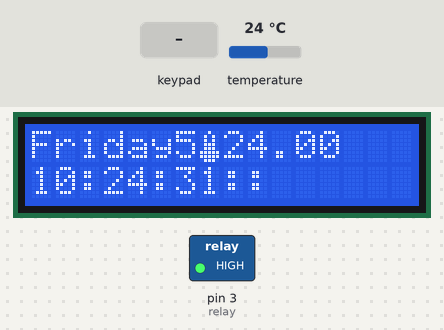
This sketch was run on a simulated Arduino Uno, built with avr-gcc and run on an emulated ATmega328P. Shown: 16×2 character LCD, switched loads named in the sketch (green lamp = pin HIGH). The inputs (shaded band) are chosen by the test bench; at power-on: temperature 24 °C. The local clock reads 2024-03-15 10:24:30 at power-on unless the sketch sets it; EEPROM starts erased; what the sketch prints to the serial monitor is not drawn.

Above: at 1.2 s.
1.3 s: key '#' pressed
At 3.8 s:
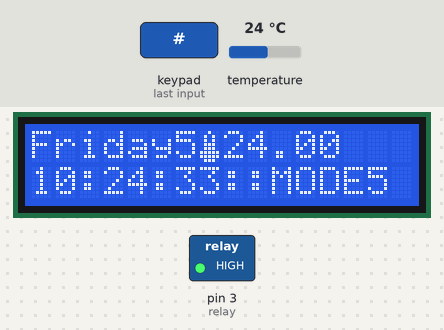
4.3 s: keypad keys 8 7 6 5 A pressed 0.4 s apart
At 6.7 s:
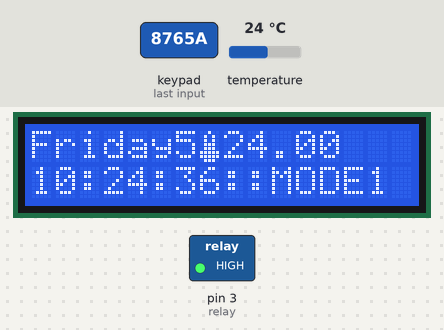
7.8 s: temperature set to 12 °C
At 8.8 s:
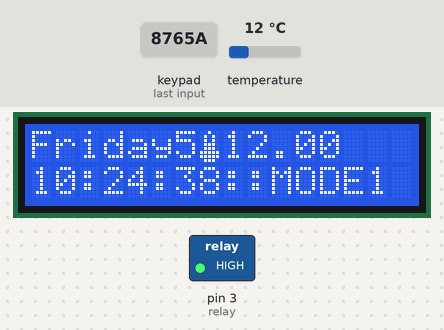
9.5 s: key 'B' pressed
At 10.8 s:
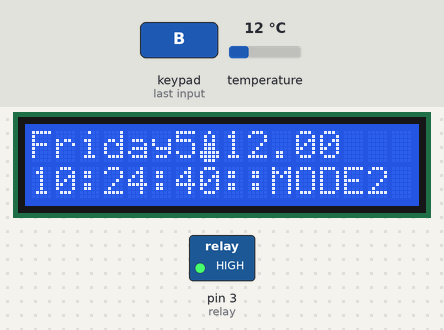
11.5 s: keypad keys 8 7 6 5 D pressed 0.4 s apart
At 14.7 s:
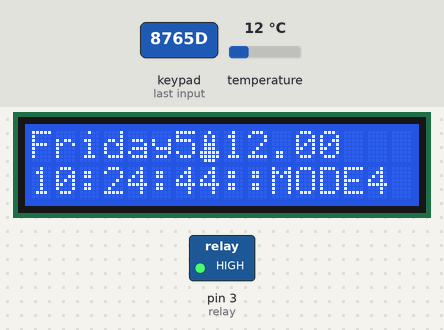
15.5 s: key 'C' pressed
At 20.8 s:
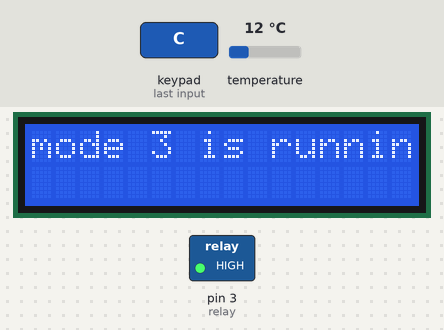
Timing chart, 0 to 22.3 s (numbered marks = the images above; inputs shaded):
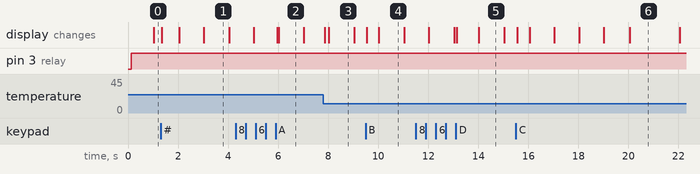

Measured:
- after the input at 1.3 s, the display: first changes at once (image 1 shows a later state)
- after the input at 15.5 s, pin 3 (relay): stays HIGH (without the input it goes to LOW after 4.5 s)
- what the display in image 1 shows lasts 1.0 s, from 3.0 s to 4.0 s

The sketch:

my_irrigation_sys.ino
```cpp
#include <Wire.h>
#include <DS3231.h>
#include <Keypad.h>
#include <EEPROM.h>
#include <LiquidCrystal_I2C.h>

DS3231 rtc(SDA, SCL);
LiquidCrystal_I2C lcd(0x27, 16, 2);
Time t;
int relay = 3;
char mode;
char prnt, M1, M2;
const byte ROWS = 4;
const byte COLS = 4;
char hexaKeys[ROWS][COLS] = {
  {'1', '4', '7', '*'},
  {'2', '5', '8', '0'},
  {'3', '6', '9', '#'},
  {'A', 'B', 'C', 'D'}
};
byte rowPins[ROWS] = {8, 7, 6, 5};
byte colPins[COLS] = {12, 11, 10, 9};
Keypad customKeypad = Keypad( makeKeymap(hexaKeys), rowPins, colPins, ROWS, COLS);
byte thermometer_symbol[8] = {
  B00100,
  B01010,
  B01010,
  B01110,
  B01110,
  B11111,
  B11111,
  B01110
};

void setup()
{
  rtc.begin();
  Serial.begin(9600);
  mode = EEPROM.read(0);
  pinMode(relay, OUTPUT);
  lcd.begin();
  lcd.backlight();
  lcd.createChar(1, thermometer_symbol);
  lcd.setCursor(0, 0);
  lcd.print ("         ");
  lcd.setCursor(0, 1);
  lcd.print ("         ");
}

void loop() {
  keypressed();
  t = rtc.getTime();


  lcd.setCursor(0, 0);
  lcd.print(rtc.getDOWStr());
  // lcd.print(" ");
  lcd.print(t.dow);
  lcd.write(1);
  lcd.print(rtc.getTemp());
  lcd.setCursor(0, 1);
  lcd.print(rtc.getTimeStr());
  lcd.print(":");
  //lcd.print(t.dow);
  lcd.print(":");
  //lcd.print(prnt);
  if (mode == 0) {
    lcd.print("MODE1");
  }
  if (mode == 1) {
    lcd.print("MODE2");
  }
  if (mode == 2) {
    lcd.print("MODE3");
  }
  if (mode == 3) {
    lcd.print("MODE4");
  }
  if (mode == 4) {
    lcd.print("MODE5");
  }
  digitalWrite(relay, HIGH);
  if (t.dow == 5) {
    switmode();
  }

}
void switmode() {

  switch (mode) {
    case 0:
      if (t.sec == 20 ||  t.sec == 50 ) {

        digitalWrite(relay, LOW);
        delay(1000);
      }
      if (t.sec == 30) {
        digitalWrite(relay, LOW);
        delay(2000);
      }


      break;
    case 1:

      if (t.sec == 20 ||  t.sec == 50 ) {

        digitalWrite(relay, LOW);
        delay(1000);
      }
      if (t.sec == 30) {
        digitalWrite(relay, LOW);
        delay(2000);
      }
      break;
    case 2:
      if (t.sec == 20 ||  t.sec == 50 ) {

        //digitalWrite(relay, LOW);
        lcd.clear();
        lcd.setCursor(0, 0);
        lcd.print("mode 3 is running");
        delay(2000);
        lcd.clear();
        delay(1000);
      }
      break;
    case 3:
      if (t.sec == 20 ||  t.sec == 50 ) {

        digitalWrite(relay, LOW);
        delay(1000);
      }
      break;

      break;
    case 4:
      digitalWrite(relay, HIGH);
  }

}

void keypressed() {
  char Key = customKeypad.getKey();

  if (Key) {
    Serial.println(Key);
  }
  if (Key == 'A') {
    mode = 0;
    EEPROM.update(0, mode);

  }
  if (Key == 'B') {
    mode = 1;
    EEPROM.update(0, mode);

  }
  if (Key == 'C') {
    mode = 2;
    EEPROM.update(0, mode);

  }

  if (Key == 'D') {
    mode = 3;
    EEPROM.update(0, mode);
  }
  if (Key == '#') {
    mode = 4;
    EEPROM.update(0, mode);
  }


}
```
